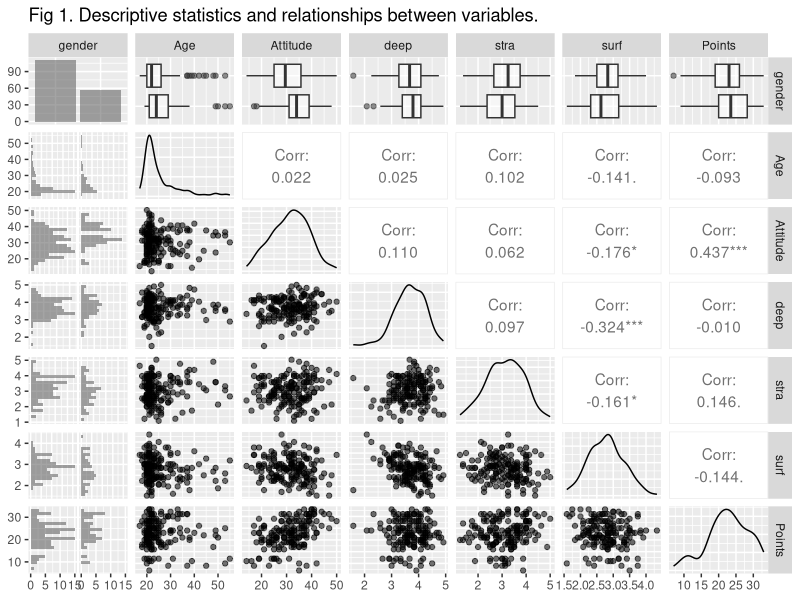
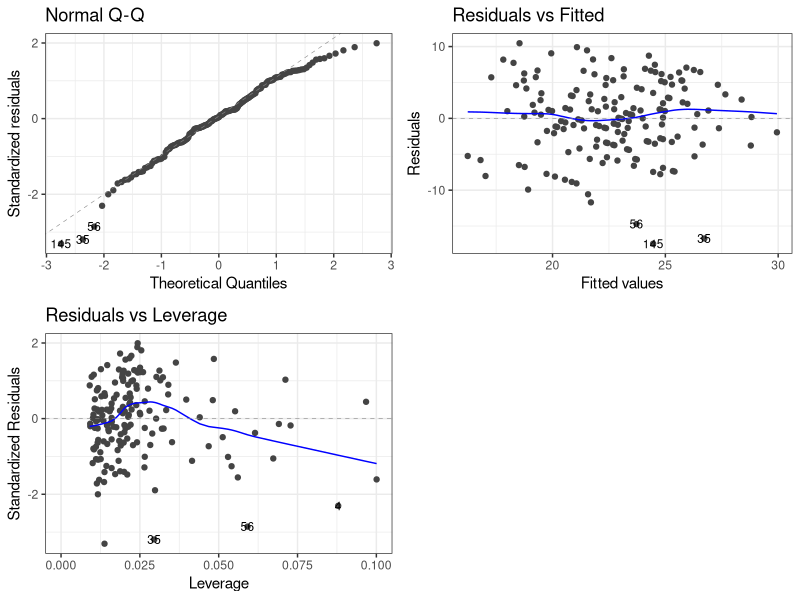

These figures' R source, in order:
## ---- chunk 1

library(tidyverse, ggally)
library(ggfortify, ggplot2)

## ---- chunk 2

setwd("~/GitHub/IODS-project")

regr_analysis <- as_tibble(read.table("learning2014.txt"))

## ---- chunk 3

str(regr_analysis)

## ---- chunk 4

GGally::ggpairs(regr_analysis, mapping = aes(alpha = 0.3), 
        lower = list(combo = GGally::wrap("facethist", bins = 20)),
        title = "Fig 1. Descriptive statistics and relationships between variables.")

## ---- chunk 5

summary(regr_analysis)

## ---- chunk 6

summary(lm(Points ~ gender + Age + Attitude, data = regr_analysis))

## ---- chunk 7

summary(lm(Points ~ Attitude, data = regr_analysis))

## ---- chunk 8

autoplot(lm(Points ~ gender + Age + Attitude, data = regr_analysis),
         which = c(2, 1, 5), nrow = 2, label.size = 3,
         title = "Fig. 2. Diagnostic plots") +
  theme_bw()
